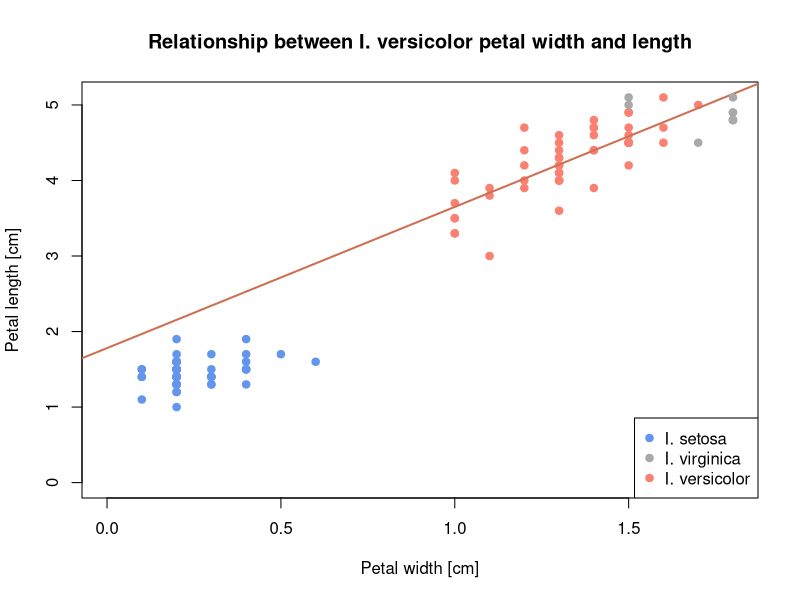
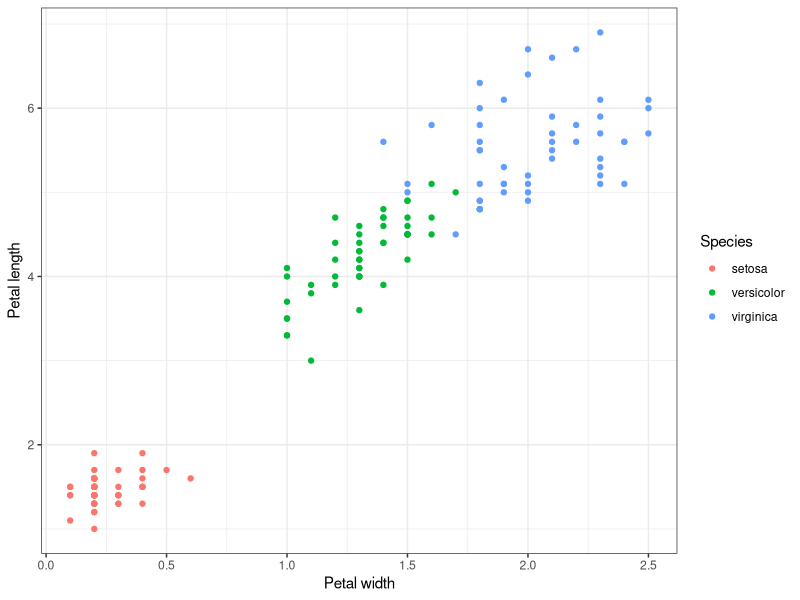
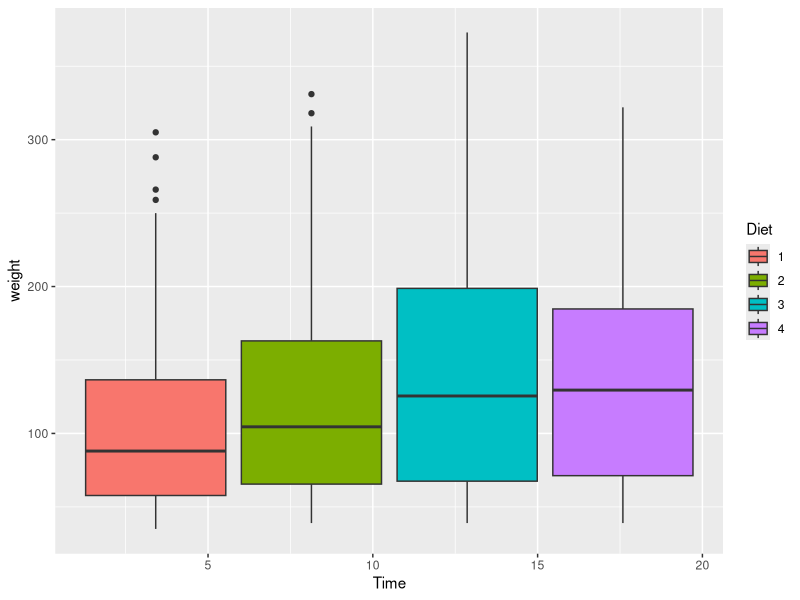
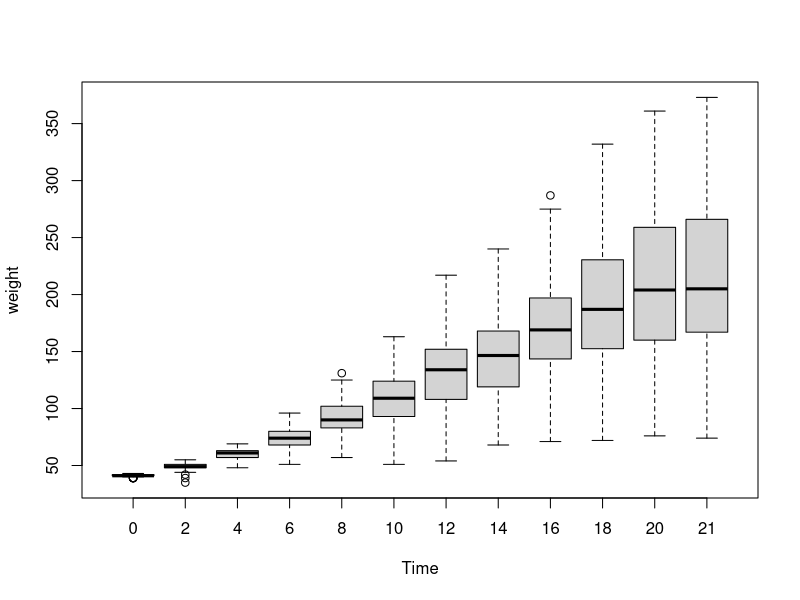

The R source for these figures, in order:
# solutions:
# load required library
library(ggplot2) # not needed if you only work with base plots

# Task 1 -----------------------------------------------------------------------

# Create a subset for *I. versicolor* and plot correlation between petal width and length with base r graphics. Include a regression line and make sure axis titles are meaningful.  
# Add points for I. setosa and I. virginica. (hint: when you add values the x and y-axis range isn't adjusted and some values might not be shown. Adjust the x and y axis ranges to make sure all values are shown. Use the `ylim` argument in the `plot()` function for this.)
# Add a legend

# create subsets for all species 
versicolor <- subset(iris, Species == "versicolor")
setosa <- subset(iris, Species == "setosa")
virginica <- subset(iris, Species == "virginica")

attach(versicolor)

plot(x = Petal.Width, y = Petal.Length, pch = 19, col = 'salmon',
     xlab = 'Petal width [cm]', ylab = 'Petal length [cm]',
     main = 'Relationship between I. versicolor petal width and length',
     xlim = c(0,max(Petal.Width)),
     ylim = c(0,max(Petal.Length)))

# add regression line
abline(lm(Petal.Length ~ Petal.Width), col = 'salmon3', lwd = 2)

# add points for the other species
# remember: you'll learn how to work wothout attach() later on
detach(versicolor)
attach(setosa)
points(x = Petal.Width, y = Petal.Length, col = 'CornFlowerBlue', pch = 19)

detach(setosa)
attach(virginica)
points(x = Petal.Width, y = Petal.Length, col = 'darkgrey', pch = 19)

# add a legend
legend("bottomright", 
       legend = c("I. setosa", "I. virginica", "I. versicolor"), 
       col = c("CornFlowerBlue", "darkgrey", "salmon"), 
       pch = c(19, 19, 19))

detach(virginica)

# ggplot version
ggplot(iris, aes(x = Petal.Width, y = Petal.Length, col = Species)) +
  geom_point() +
  xlab("Petal width") +
  ylab("Petal length")+
  theme_bw() # you can change the background etc. with different theme settings
  

# Task 2 -----------------------------------------------------------------------
# Take a look at the built-in data set ChickWeight. Plot the results of the experiment in a way that shows 
# the potential effect of diet on the early growth of chicks. Hint: use a boxplot!

data("ChickWeight")

# check out the data set 
str(ChickWeight)

# ggplot version
# be careful to spell the column names the same way as they are written within the data set! 
ggplot(ChickWeight, aes(x = Time, y = weight, fill = Diet))+
  geom_boxplot()
  
# base plot version:
attach(ChickWeight)
boxplot(weight~Time) 
